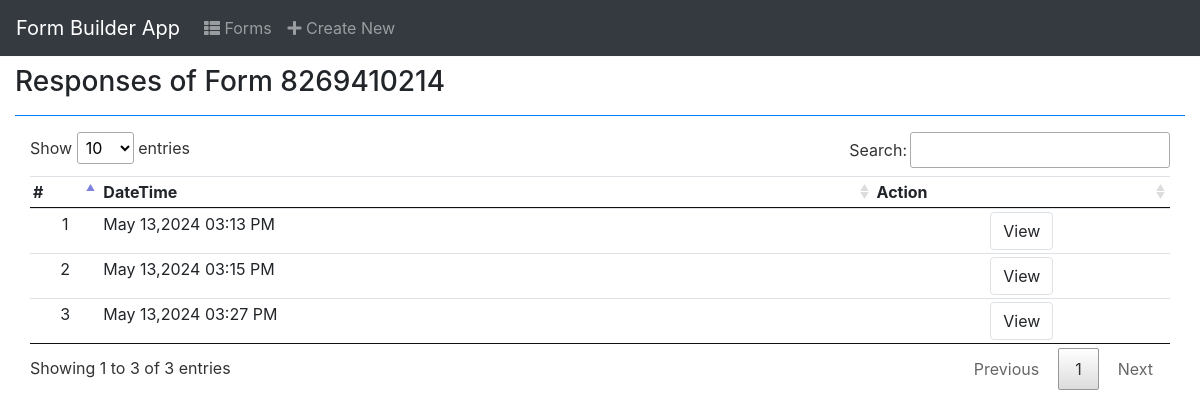
The app's page /index.php?p=view_responses&code=8269410214 with its own data.
### tables this page shows
CREATE TABLE `response_list` (
  `id` int(30) NOT NULL,
  `form_code` varchar(100) NOT NULL,
  `date_created` datetime NOT NULL DEFAULT current_timestamp()
);

### classes/DBConnection.php (called while the page is built, shortened)
<?php
class DBConnection{
    private $host = "localhost";
    private $username = "root";
    private $password = "";
    private $database = "form_builder_db";
    public $conn;
    public function __construct(){
        if (!isset($this->conn)) {
            $this->conn = new mysqli($this->host, $this->username, $this->password, $this->database);
        }
    }
}
?>

### view_responses.php (the view, shortened to what this page needs)
<h3>Responses of Form <?php echo $_GET['code'] ?></h3>
<hr class="border-primary">
<div class="col-md-12">
    <table id="forms-tbl" class="table table-stripped">
        <thead>
            <tr>
                <th>#</th>
                <th>DateTime</th>
                <th>Action</th>
            </tr>
        </thead>
        <tbody>
            <?php
            $i = 1;
                $forms = $db->conn->query("SELECT * FROM `response_list` where form_code = '".$_GET['code']."' order by date(date_created)");
                while($row = $forms->fetch_assoc()):
            ?>
                <tr>
                    <td class="text-center"><?php echo $i++ ?></td>
                    <td><?php echo date("M d,Y h:i A",strtotime($row['date_created'])) ?></td>
                    <td class='text-center'>
                        <a href="./index.php?p=view_response&code=<?php echo $row['form_code'] ?>&id=<?php echo $row['id'] ?>" class="btn btn-default border">View</a>
                    </td>
                </tr>
            <?php endwhile;  ?>
        </tbody>
    </table>
</div>

### css/custom.css (style rules this page uses)
html, body { height: 100%; width: 100%; }

### index.php (style rules this page uses)
table th, table td { padding: 3px !important }

### records on screen
response_list: date_created "May 13,2024 03:13 PM"
response_list: date_created "May 13,2024 03:15 PM"
response_list: date_created "May 13,2024 03:27 PM"

### other values on screen
$_GET['code'] "8269410214"
